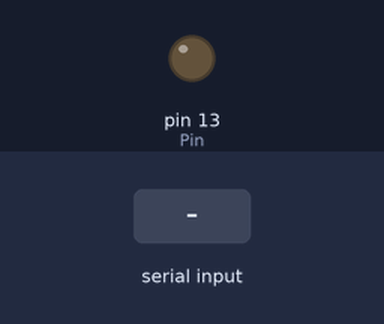
Recording of a sketch running on a simulated Arduino Uno, built with avr-gcc and run on an emulated ATmega328P. On the bench: output pins drawn as LEDs (lit = HIGH). Inputs (shaded band) come from the test bench.

Above: at 1.2 s.
1.3 s: "m" received over Serial
At 2.0 s:
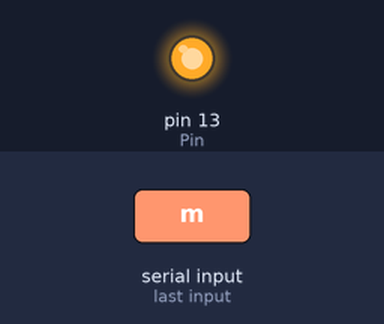
2.8 s: "1" received over Serial
At 3.1 s:
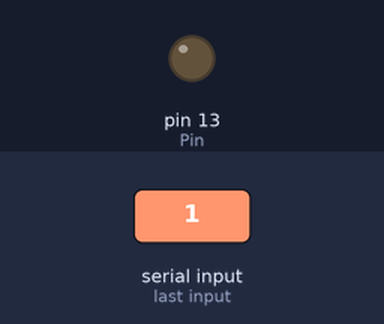
Timing chart, 0 to 5.8 s (numbered marks = the images above; inputs shaded):
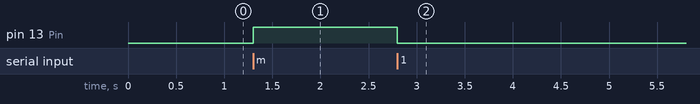

Measured:
- after the input at 1.3 s, pin 13 (Pin): LOW → HIGH at once
- after the input at 2.8 s, pin 13 (Pin): HIGH → LOW at once

The sketch:

input_from_keyboard.ino
```cpp
int Pin = 13;
char inp;

bool flag = false;

void setup() {
 // initialize serial communication:
 Serial.begin(9600);
 // initialize the LED pin as an output:
 pinMode(Pin, OUTPUT);
}

void loop() {
 // see if there's incoming serial data:
 if (Serial.available() > 0) {
   // read the oldest byte in the serial buffer:
   inp = Serial.read();
   if (inp=='m')
     flag = HIGH;
   else
     flag = LOW;
   digitalWrite(Pin, flag);
 }
}
```
